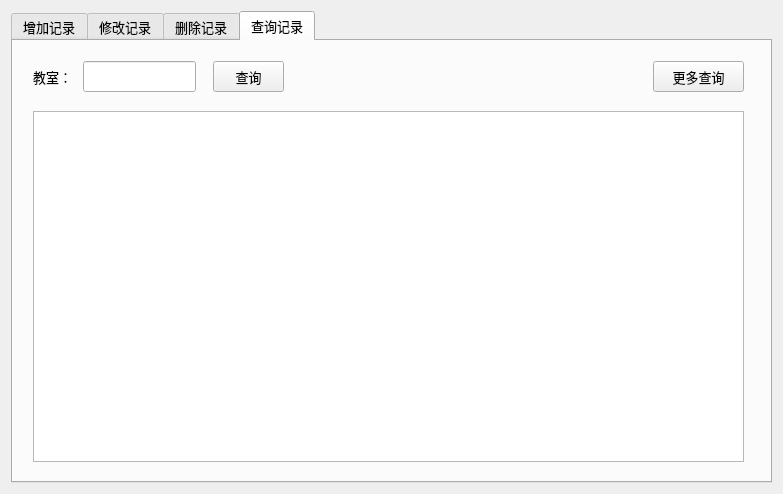
<?xml version="1.0" encoding="UTF-8"?>
<ui version="4.0">
 <class>Adrights</class>
 <widget class="QDialog" name="Adrights">
  <property name="geometry">
   <rect>
    <x>0</x>
    <y>0</y>
    <width>783</width>
    <height>494</height>
   </rect>
  </property>
  <property name="windowTitle">
   <string>欢迎，管理员！</string>
  </property>
  <layout class="QVBoxLayout" name="verticalLayout">
   <item>
    <widget class="QTabWidget" name="tabWidget">
     <property name="font">
      <font>
       <family>幼圆</family>
       <pointsize>10</pointsize>
      </font>
     </property>
     <property name="currentIndex">
      <number>3</number>
     </property>
     <widget class="QWidget" name="add">
      <attribute name="title">
       <string>增加记录</string>
      </attribute>
      <widget class="QLineEdit" name="lineEdit">
       <property name="geometry">
        <rect>
         <x>60</x>
         <y>40</y>
         <width>113</width>
         <height>31</height>
        </rect>
       </property>
      </widget>
      <widget class="QLabel" name="label">
       <property name="geometry">
        <rect>
         <x>10</x>
         <y>40</y>
         <width>51</width>
         <height>31</height>
        </rect>
       </property>
       <property name="text">
        <string>教室：</string>
       </property>
      </widget>
      <widget class="QLabel" name="label_2">
       <property name="geometry">
        <rect>
         <x>10</x>
         <y>100</y>
         <width>91</width>
         <height>31</height>
        </rect>
       </property>
       <property name="text">
        <string>电脑数量：</string>
       </property>
      </widget>
      <widget class="QSpinBox" name="spinBox">
       <property name="geometry">
        <rect>
         <x>120</x>
         <y>100</y>
         <width>91</width>
         <height>31</height>
        </rect>
       </property>
      </widget>
      <widget class="QLabel" name="label_3">
       <property name="geometry">
        <rect>
         <x>10</x>
         <y>160</y>
         <width>111</width>
         <height>31</height>
        </rect>
       </property>
       <property name="text">
        <string>示波器数量：</string>
       </property>
      </widget>
      <widget class="QSpinBox" name="spinBox_2">
       <property name="geometry">
        <rect>
         <x>120</x>
         <y>160</y>
         <width>91</width>
         <height>31</height>
        </rect>
       </property>
      </widget>
      <widget class="QLabel" name="label_4">
       <property name="geometry">
        <rect>
         <x>10</x>
         <y>280</y>
         <width>111</width>
         <height>31</height>
        </rect>
       </property>
       <property name="text">
        <string>可容纳人数：</string>
       </property>
      </widget>
      <widget class="QSpinBox" name="spinBox_3">
       <property name="geometry">
        <rect>
         <x>120</x>
         <y>280</y>
         <width>91</width>
         <height>31</height>
        </rect>
       </property>
      </widget>
      <widget class="QLabel" name="label_5">
       <property name="geometry">
        <rect>
         <x>10</x>
         <y>220</y>
         <width>111</width>
         <height>31</height>
        </rect>
       </property>
       <property name="text">
        <string>实验箱数量：</string>
       </property>
      </widget>
      <widget class="QSpinBox" name="spinBox_4">
       <property name="geometry">
        <rect>
         <x>120</x>
         <y>220</y>
         <width>91</width>
         <height>31</height>
        </rect>
       </property>
      </widget>
      <widget class="QLineEdit" name="lineEdit_2">
       <property name="geometry">
        <rect>
         <x>280</x>
         <y>100</y>
         <width>111</width>
         <height>31</height>
        </rect>
       </property>
      </widget>
      <widget class="QLineEdit" name="lineEdit_3">
       <property name="geometry">
        <rect>
         <x>450</x>
         <y>100</y>
         <width>113</width>
         <height>31</height>
        </rect>
       </property>
      </widget>
      <widget class="QLineEdit" name="lineEdit_4">
       <property name="geometry">
        <rect>
         <x>610</x>
         <y>100</y>
         <width>113</width>
         <height>31</height>
        </rect>
       </property>
      </widget>
      <widget class="QLabel" name="label_6">
       <property name="geometry">
        <rect>
         <x>240</x>
         <y>100</y>
         <width>41</width>
         <height>31</height>
        </rect>
       </property>
       <property name="text">
        <string>CPU</string>
       </property>
      </widget>
      <widget class="QLabel" name="label_7">
       <property name="geometry">
        <rect>
         <x>580</x>
         <y>100</y>
         <width>31</width>
         <height>31</height>
        </rect>
       </property>
       <property name="text">
        <string>OS</string>
       </property>
      </widget>
      <widget class="QLabel" name="label_8">
       <property name="geometry">
        <rect>
         <x>410</x>
         <y>100</y>
         <width>31</width>
         <height>31</height>
        </rect>
       </property>
       <property name="text">
        <string>RAM</string>
       </property>
      </widget>
      <widget class="QLabel" name="label_9">
       <property name="geometry">
        <rect>
         <x>240</x>
         <y>160</y>
         <width>41</width>
         <height>31</height>
        </rect>
       </property>
       <property name="text">
        <string>带宽</string>
       </property>
      </widget>
      <widget class="QLineEdit" name="lineEdit_5">
       <property name="geometry">
        <rect>
         <x>280</x>
         <y>160</y>
         <width>111</width>
         <height>31</height>
        </rect>
       </property>
      </widget>
      <widget class="QPushButton" name="pushButton">
       <property name="geometry">
        <rect>
         <x>40</x>
         <y>390</y>
         <width>91</width>
         <height>41</height>
        </rect>
       </property>
       <property name="text">
        <string>添加</string>
       </property>
      </widget>
      <widget class="QTableView" name="tableView">
       <property name="geometry">
        <rect>
         <x>280</x>
         <y>210</y>
         <width>451</width>
         <height>221</height>
        </rect>
       </property>
       <property name="layoutDirection">
        <enum>Qt::LeftToRight</enum>
       </property>
      </widget>
      <widget class="QPushButton" name="pushButton_10">
       <property name="geometry">
        <rect>
         <x>170</x>
         <y>390</y>
         <width>91</width>
         <height>41</height>
        </rect>
       </property>
       <property name="text">
        <string>刷新</string>
       </property>
      </widget>
      <zorder>lineEdit</zorder>
      <zorder>label</zorder>
      <zorder>label_2</zorder>
      <zorder>spinBox</zorder>
      <zorder>spinBox_2</zorder>
      <zorder>label_3</zorder>
      <zorder>label_4</zorder>
      <zorder>spinBox_3</zorder>
      <zorder>label_5</zorder>
      <zorder>spinBox_4</zorder>
      <zorder>lineEdit_2</zorder>
      <zorder>lineEdit_3</zorder>
      <zorder>lineEdit_4</zorder>
      <zorder>label_6</zorder>
      <zorder>label_7</zorder>
      <zorder>label_8</zorder>
      <zorder>label_9</zorder>
      <zorder>lineEdit_5</zorder>
      <zorder>pushButton</zorder>
      <zorder>tableView</zorder>
      <zorder>pushButton_10</zorder>
     </widget>
     <widget class="QWidget" name="change">
      <attribute name="title">
       <string>修改记录</string>
      </attribute>
      <widget class="QLineEdit" name="lineEdit_6">
       <property name="geometry">
        <rect>
         <x>60</x>
         <y>40</y>
         <width>113</width>
         <height>31</height>
        </rect>
       </property>
      </widget>
      <widget class="QLabel" name="label_10">
       <property name="geometry">
        <rect>
         <x>10</x>
         <y>40</y>
         <width>51</width>
         <height>31</height>
        </rect>
       </property>
       <property name="text">
        <string>教室：</string>
       </property>
      </widget>
      <widget class="QPushButton" name="pushButton_2">
       <property name="geometry">
        <rect>
         <x>220</x>
         <y>40</y>
         <width>71</width>
         <height>31</height>
        </rect>
       </property>
       <property name="text">
        <string>选择</string>
       </property>
      </widget>
      <widget class="QLabel" name="label_11">
       <property name="geometry">
        <rect>
         <x>580</x>
         <y>100</y>
         <width>31</width>
         <height>31</height>
        </rect>
       </property>
       <property name="text">
        <string>OS</string>
       </property>
      </widget>
      <widget class="QLabel" name="label_12">
       <property name="geometry">
        <rect>
         <x>240</x>
         <y>100</y>
         <width>41</width>
         <height>31</height>
        </rect>
       </property>
       <property name="text">
        <string>CPU</string>
       </property>
      </widget>
      <widget class="QSpinBox" name="spinBox_5">
       <property name="geometry">
        <rect>
         <x>120</x>
         <y>100</y>
         <width>91</width>
         <height>31</height>
        </rect>
       </property>
      </widget>
      <widget class="QLabel" name="label_13">
       <property name="geometry">
        <rect>
         <x>240</x>
         <y>160</y>
         <width>41</width>
         <height>31</height>
        </rect>
       </property>
       <property name="text">
        <string>带宽</string>
       </property>
      </widget>
      <widget class="QLabel" name="label_14">
       <property name="geometry">
        <rect>
         <x>10</x>
         <y>220</y>
         <width>111</width>
         <height>31</height>
        </rect>
       </property>
       <property name="text">
        <string>实验箱数量：</string>
       </property>
      </widget>
      <widget class="QLineEdit" name="lineEdit_7">
       <property name="geometry">
        <rect>
         <x>280</x>
         <y>100</y>
         <width>113</width>
         <height>31</height>
        </rect>
       </property>
      </widget>
      <widget class="QLabel" name="label_15">
       <property name="geometry">
        <rect>
         <x>10</x>
         <y>160</y>
         <width>111</width>
         <height>31</height>
        </rect>
       </property>
       <property name="text">
        <string>示波器数量：</string>
       </property>
      </widget>
      <widget class="QSpinBox" name="spinBox_6">
       <property name="geometry">
        <rect>
         <x>120</x>
         <y>160</y>
         <width>91</width>
         <height>31</height>
        </rect>
       </property>
      </widget>
      <widget class="QLineEdit" name="lineEdit_8">
       <property name="geometry">
        <rect>
         <x>450</x>
         <y>100</y>
         <width>111</width>
         <height>31</height>
        </rect>
       </property>
      </widget>
      <widget class="QLabel" name="label_16">
       <property name="geometry">
        <rect>
         <x>10</x>
         <y>280</y>
         <width>111</width>
         <height>31</height>
        </rect>
       </property>
       <property name="text">
        <string>可容纳人数：</string>
       </property>
      </widget>
      <widget class="QLabel" name="label_17">
       <property name="geometry">
        <rect>
         <x>410</x>
         <y>100</y>
         <width>31</width>
         <height>31</height>
        </rect>
       </property>
       <property name="text">
        <string>RAM</string>
       </property>
      </widget>
      <widget class="QLabel" name="label_18">
       <property name="geometry">
        <rect>
         <x>10</x>
         <y>100</y>
         <width>91</width>
         <height>31</height>
        </rect>
       </property>
       <property name="text">
        <string>电脑数量：</string>
       </property>
      </widget>
      <widget class="QLineEdit" name="lineEdit_9">
       <property name="geometry">
        <rect>
         <x>610</x>
         <y>100</y>
         <width>111</width>
         <height>31</height>
        </rect>
       </property>
      </widget>
      <widget class="QSpinBox" name="spinBox_7">
       <property name="geometry">
        <rect>
         <x>120</x>
         <y>220</y>
         <width>91</width>
         <height>31</height>
        </rect>
       </property>
      </widget>
      <widget class="QLineEdit" name="lineEdit_10">
       <property name="geometry">
        <rect>
         <x>280</x>
         <y>160</y>
         <width>113</width>
         <height>31</height>
        </rect>
       </property>
      </widget>
      <widget class="QSpinBox" name="spinBox_8">
       <property name="geometry">
        <rect>
         <x>120</x>
         <y>280</y>
         <width>91</width>
         <height>31</height>
        </rect>
       </property>
      </widget>
      <widget class="QPushButton" name="pushButton_3">
       <property name="geometry">
        <rect>
         <x>90</x>
         <y>390</y>
         <width>91</width>
         <height>41</height>
        </rect>
       </property>
       <property name="text">
        <string>修改</string>
       </property>
      </widget>
      <widget class="QTableView" name="tableView_2">
       <property name="geometry">
        <rect>
         <x>280</x>
         <y>210</y>
         <width>451</width>
         <height>221</height>
        </rect>
       </property>
      </widget>
     </widget>
     <widget class="QWidget" name="del">
      <property name="font">
       <font>
        <family>幼圆</family>
        <pointsize>12</pointsize>
       </font>
      </property>
      <attribute name="title">
       <string>删除记录</string>
      </attribute>
      <widget class="QPushButton" name="pushButton_4">
       <property name="geometry">
        <rect>
         <x>650</x>
         <y>410</y>
         <width>93</width>
         <height>28</height>
        </rect>
       </property>
       <property name="text">
        <string>删除</string>
       </property>
      </widget>
      <widget class="QTableView" name="tableView_5">
       <property name="geometry">
        <rect>
         <x>10</x>
         <y>10</y>
         <width>731</width>
         <height>391</height>
        </rect>
       </property>
      </widget>
     </widget>
     <widget class="QWidget" name="search">
      <attribute name="title">
       <string>查询记录</string>
      </attribute>
      <widget class="QLabel" name="label_37">
       <property name="geometry">
        <rect>
         <x>20</x>
         <y>20</y>
         <width>51</width>
         <height>31</height>
        </rect>
       </property>
       <property name="text">
        <string>教室：</string>
       </property>
      </widget>
      <widget class="QPushButton" name="pushButton_9">
       <property name="geometry">
        <rect>
         <x>200</x>
         <y>20</y>
         <width>71</width>
         <height>31</height>
        </rect>
       </property>
       <property name="text">
        <string>查询</string>
       </property>
      </widget>
      <widget class="QLineEdit" name="lineEdit_21">
       <property name="geometry">
        <rect>
         <x>70</x>
         <y>20</y>
         <width>113</width>
         <height>31</height>
        </rect>
       </property>
      </widget>
      <widget class="QTableView" name="tableView_6">
       <property name="geometry">
        <rect>
         <x>20</x>
         <y>70</y>
         <width>711</width>
         <height>351</height>
        </rect>
       </property>
      </widget>
      <widget class="QPushButton" name="pushButton_11">
       <property name="geometry">
        <rect>
         <x>640</x>
         <y>20</y>
         <width>91</width>
         <height>31</height>
        </rect>
       </property>
       <property name="text">
        <string>更多查询</string>
       </property>
      </widget>
     </widget>
    </widget>
   </item>
  </layout>
 </widget>
 <resources/>
 <connections/>
</ui>
